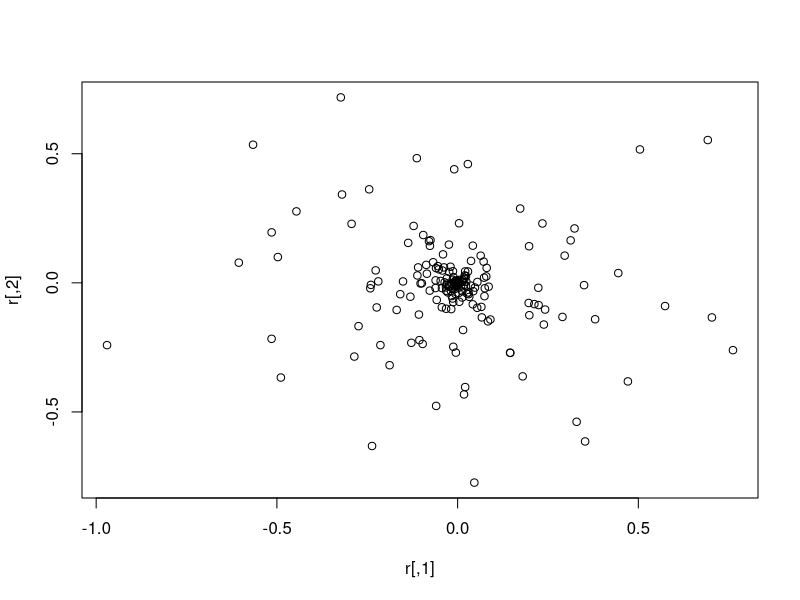
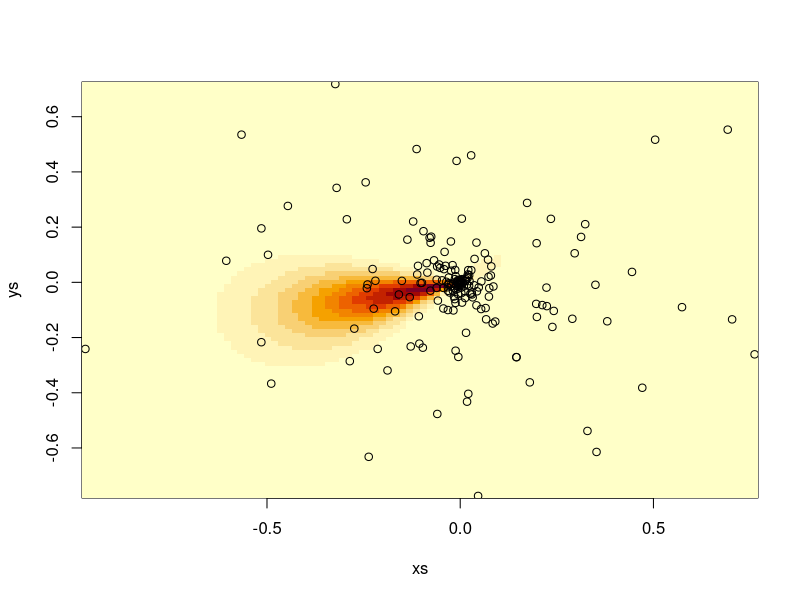
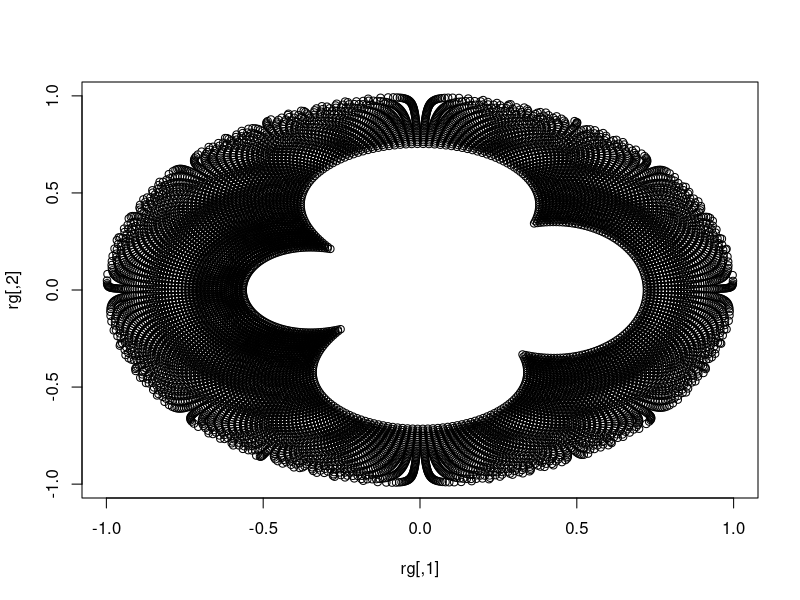

These charts were generated, in order, by the following R code:
## Test of kernel density clustering

## Formula to comput the distance between two points on the sphere
## with coordinates (phi1, lambda1), (phi2, lambda2)
central.angle <- function(phi1, lambda1, phi2, lambda2) {
  return(acos(sin(phi1)*sin(phi2) + cos(phi1)*cos(phi2)*cos(lambda1-lambda2)))
}

## Metric function - compute the distance from one point (r) to a
## group of points in the rows of the matrix s
metric <- function(r, s) {
  return(central.angle(r[1], r[2], s[,1], s[,2]))
}

## Generate some test data
N <- 200                                # Number of points
lambda <- 2*pi*runif(N)                 # Latitudes
phi <- -pi/2 + 0.2*(rnorm(N))^2         # Longitudes

## Project the test data to a polar representation, and plot it
r <- cbind(cos(phi)*cos(lambda), cos(phi)*sin(lambda))
plot(r)

## Bind the lattitudes and longitudes together to create the matrix of
## data points, with one data point on each row
mu <- cbind(phi, lambda)                

## Kernel function - just a Gaussian
kappa <- function(x, mu, sigma) {
  return(1/sqrt(2*pi)/sigma*exp(-1/2*(metric(x, mu))^2/sigma^2))
}

## Estimate of density at x, given points at mu and a bandwidth of
## sigma
K <- function(x, mu, sigma) {
  return(1/nrow(mu)*sum(kappa(x, mu, sigma)))
}

## Estimate of the log probability of the points mu given a particular
## value of sigma
logP <- function(mu, sigma) {
  ## We get clever here, and define a funtion within a function. This
  ## is the kernel density for data point i if the density is
  ## determined by all the other points. Note that mu[-i,] means all
  ## the rows of mu apart from row i
  logKi <- function(i) {
    return(log(K(mu[i,], mu[-i,], sigma)))
  }

  ## We now pass this function to sapply, which creates a vector of
  ## the result of logKi for every value of i
  return(sum(sapply(1:nrow(mu), logKi)))
}

## Now find the value of sigma that optimises logP
opt <- optimise(function(sigma) {logP(mu, sigma)}, interval=c(0.1, 5),
                maximum=TRUE)
sigma <- opt$maximum

## Now we've found sigma, let's try to estimate and display the
## density over our polar representation of the data points

## First create a grid in Cartesian coordinates
xlim <- range(r[,1])
ylim <- range(r[,2])
xs <- seq(xlim[1], xlim[2], len=100)
ys <- seq(ylim[1], ylim[2], len=101)

## Create grid
gxs <- outer(ys*0, xs, "+")
gys <- outer(ys, xs*0, "+")
             
## Now convert it to polar coordinates
gphi <- sqrt(gxs^2 + gys^2)
glambda <- atan2(gys, gxs)




## Make space for output
kg <- gxs * 0
for (i in 1:nrow(gphi)) {
  for (j in 1:ncol(gphi)) {
    gmu <- c(gphi[i, j], glambda[i, j])
    kg[i, j] <- K(gmu, mu, sigma)
  }
}

image(xs, ys, t(kg))
points(r)

rg <- cbind(as.vector(cos(gphi)*cos(glambda)),
            as.vector(cos(gphi)*sin(glambda)))
plot(rg)
